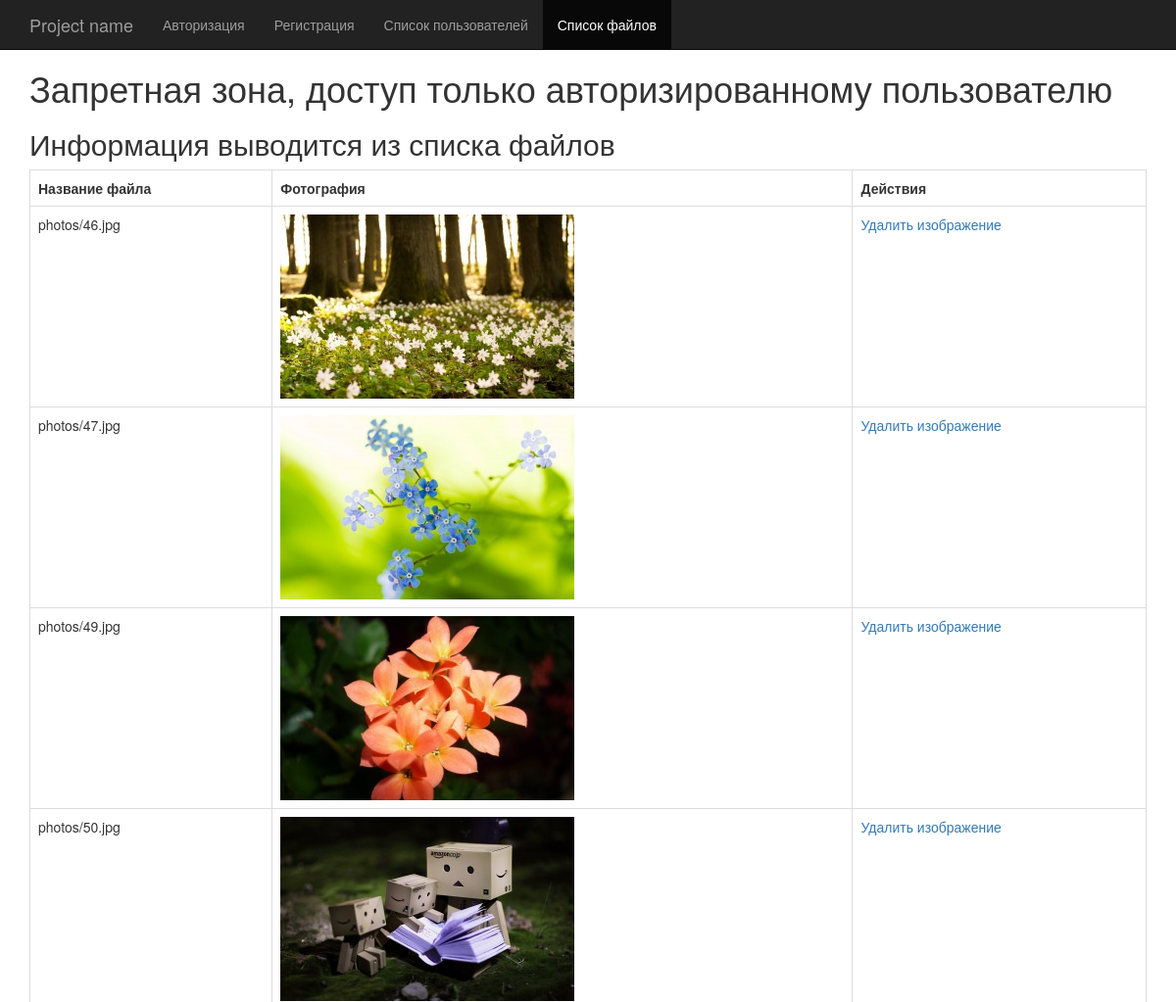
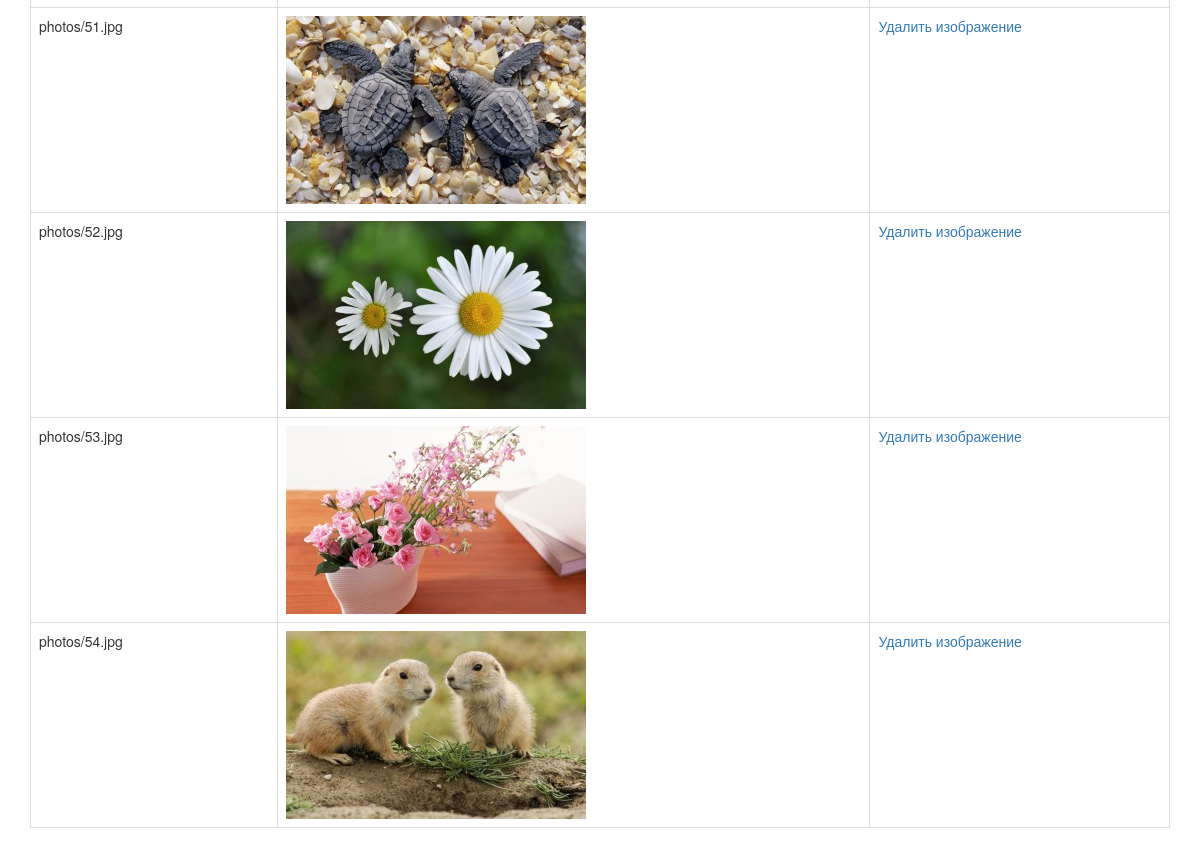
The page /starter_homework_4/filelist.php (signed in) on the database its author committed (2 pictures, top to bottom).
### tables this page shows
CREATE TABLE `users` (
  `id` int(11) NOT NULL,
  `login` varchar(50) NOT NULL,
  `password` varchar(255) NOT NULL,
  `name` tinytext NOT NULL,
  `age` int(11) DEFAULT NULL,
  `description` text,
  `photo` text
);

### starter_homework_4/filelist_.php (the view, shortened to what this page needs)
<?php
require_once 'starter_db.php';
$list = $pdo->prepare("SELECT login, photo FROM users");
$list->execute();
$array_filelist = $list->fetchAll(PDO::FETCH_ASSOC);
$table_new_filelist = '';
$action = $_GET['action'];
foreach ($array_filelist as $mas) {
    switch ($action) {
        default:
            if (empty($mas['photo'])) {
                continue;
            } else {
                $table = "<tr><td>{$mas['photo']}</td>
                <td><img src='{$mas['photo']}' alt=''></td>
                <td><a href='?action={$mas['login']}'>Удалить изображение</a></td>
                </tr>";
                $table_new_filelist .= $table;
                break;
            }
    }
}

### starter_homework_4/filelist.php (shortened to what this page needs)
<!DOCTYPE html>
<html lang="en">
  <head>
    <link href="css/bootstrap.min.css" rel="stylesheet">
    <link href="starter-template.css" rel="stylesheet">
  </head>
  <body>
    <nav class="navbar navbar-inverse navbar-fixed-top">
      <div class="container">
        <div class="navbar-header">
          <a class="navbar-brand" href="#">Project name</a>
        </div>
        <div id="navbar" class="collapse navbar-collapse">
          <ul class="nav navbar-nav">
            <li><a href="index.php">Авторизация</a></li>
            <li><a href="reg.php">Регистрация</a></li>
            <li><a href="list.php">Список пользователей</a></li>
            <li class="active"><a href="filelist.php">Список файлов</a></li>
          </ul>
        </div>
      </div>
    </nav>
    <div class="container">
    <h1>Запретная зона, доступ только авторизированному пользователю</h1>
      <h2>Информация выводится из списка файлов</h2>
      <table class="table table-bordered">
        <tr>
          <th>Название файла</th>
          <th>Фотография</th>
          <th>Действия</th>
        </tr>
          <?php
          if (!empty($_SESSION['user'])) {
              require_once 'filelist_.php';
              foreach ($array_filelist as $mas) {
                  if ($mas['login']==$_SESSION['user']) {
                      if (isset($table_new_filelist)) {
                          echo $table_new_filelist;
                      }
                  }
              }
          }
          ?>
      </table>
    </div>
  </body>
</html>

### starter_homework_4/starter-template.css (style rules this page uses)
body { padding-top: 50px; }

### rows shown on the page
users: photo "photos/46.jpg", photo (picture)
users: photo "photos/47.jpg"
users: photo "photos/49.jpg"
users: photo "photos/50.jpg"
users: photo "photos/51.jpg"
users: photo "photos/52.jpg"
users: photo "photos/53.jpg"
users: photo "photos/54.jpg"
